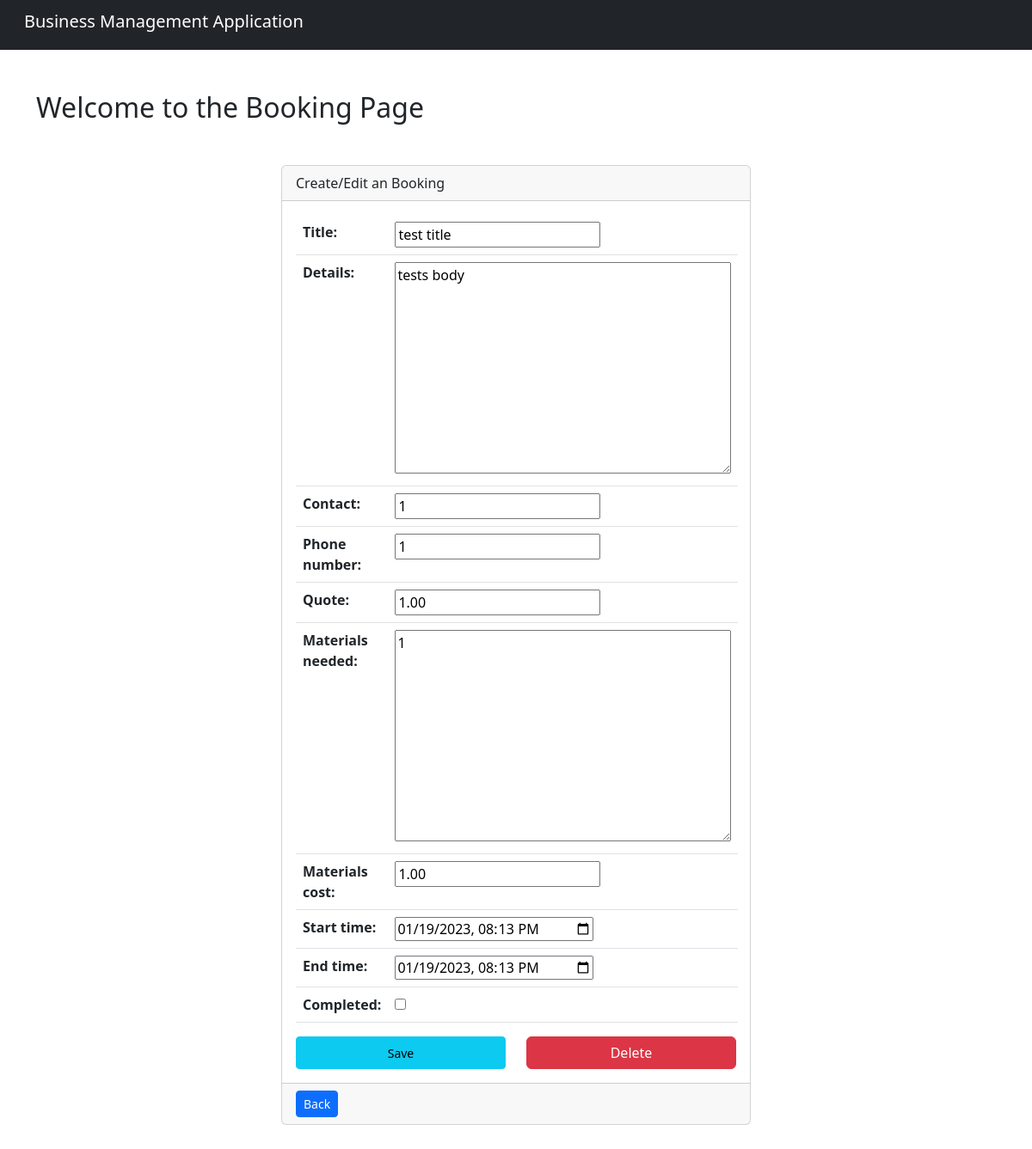
The app's page /calendar/event/edit/1/, older data.
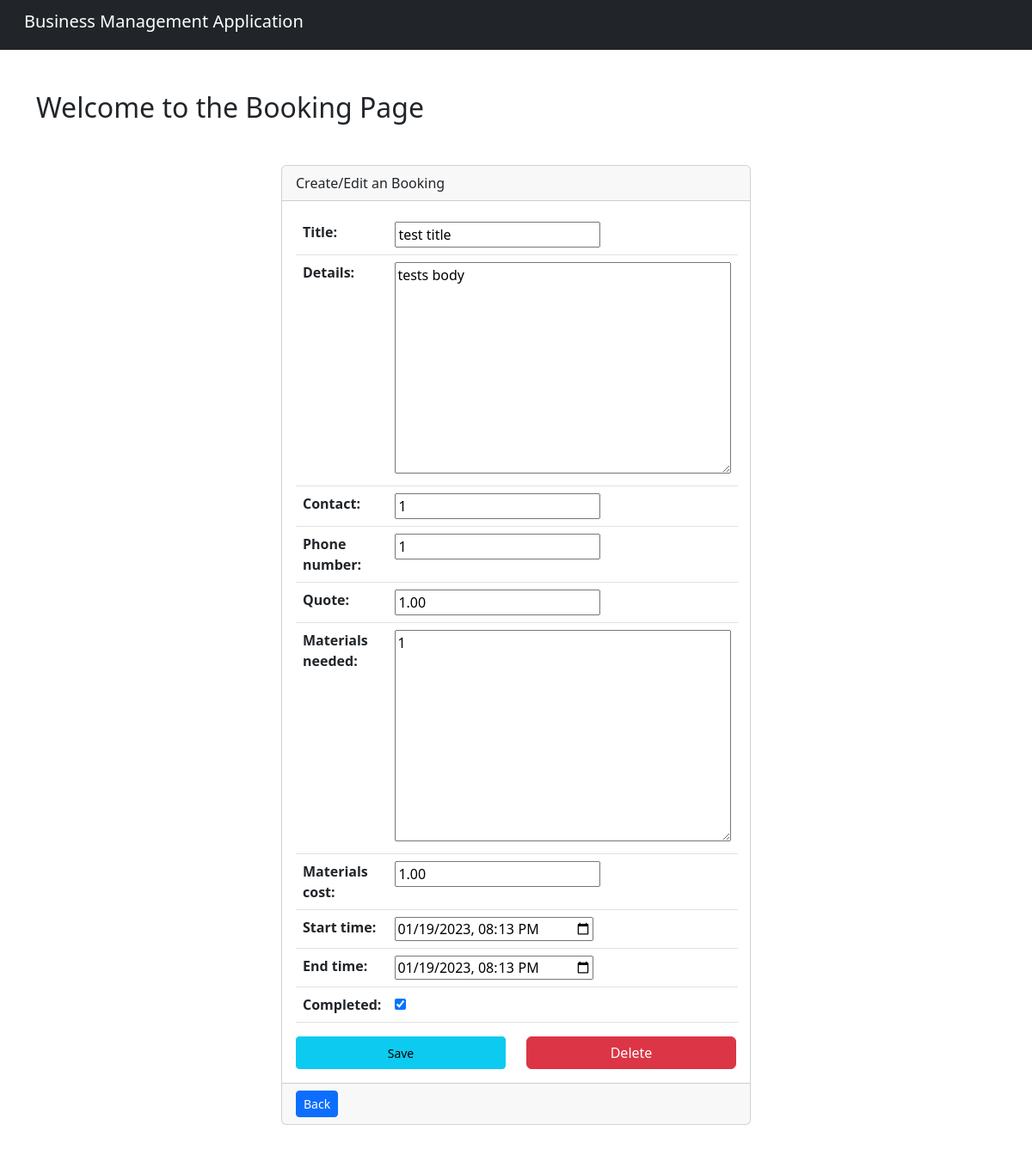
The same page, newer data.
### calendar_component/models.py (models this page shows, shortened)
class Booking(models.Model):
    title = models.CharField(max_length=200)
    details = models.TextField()
    contact = models.CharField(max_length=200)
    phone_number = models.CharField(max_length=15)
    quote = models.DecimalField(max_digits=5, decimal_places=2)
    materials_needed = models.TextField()
    materials_cost = models.DecimalField(max_digits=5, decimal_places=2)
    start_time = models.DateTimeField()
    end_time = models.DateTimeField()
    completed = models.BooleanField(default=False)

### calendar_component/views.py (the view)
# urls.py: path('event/edit/<int:event_id>/', views.event, name='event_edit'),
def event(request, event_id=None):
    if event_id:
        event = get_object_or_404(Booking, pk=event_id)
    else:
        event = Booking()
    if request.method == 'POST':
        if 'delete' in request.POST:
            event.delete()
            return HttpResponseRedirect(reverse('calendar_component:calendar'))
        else:
            form = BookingForm(request.POST, instance=event)
            if form.is_valid():
                form.save()
                return HttpResponseRedirect(reverse('calendar_component:calendar'))
    else:
        form = BookingForm(instance=event)
    return render(request, 'event.html', {'form': form})

### calendar_component/forms.py
class BookingForm(forms.ModelForm):
    completed = forms.BooleanField(required=False) # adding completed to the form as a bool
    class Meta:
        model = Booking
        widgets = {
            'start_time': forms.DateInput(attrs={'type': 'datetime-local'}, format='%Y-%m-%dT%H:%M'),
            'end_time': forms.DateInput(attrs={'type': 'datetime-local'}, format='%Y-%m-%dT%H:%M'),
        }
        fields = '__all__' # making sure all feilds are filled in on the form
    def __init__(self, *args, **kwargs): # when the form is created it will set the date and time
        super(BookingForm, self).__init__(*args, **kwargs)
        self.fields['start_time'].input_formats = ('%Y-%m-%dT%H:%M',)
        self.fields['end_time'].input_formats = ('%Y-%m-%dT%H:%M',)

### calendar_component/templates/event.html (shortened to what this page needs)
{% extends 'base.html' %}
{% load static %}
{% block content %}
<div class="row">
    <div class="col">
        <div class="item_list_heading mb-5">
            <h1 class="fs-2">Welcome to the Booking Page</h1>
        </div>
    </div>
</div>
<div class="row">
    <div class="col-md-6 mx-auto">
        <div class="card">
            <div class="card-header">Create/Edit an Booking</div>
            <div class="card-body">
                <form method="post">
                    <div class="form-group">
                        <table class="table">
                            {{ form }}
                        </table>
                    </div>
                    <div class="row d-flex justify-content-center">
                        <div class="col-6 d-flex justify-content-center">
                            <button type="submit" class="btn btn-sm btn-info w-100">Save</button>
                        </div>
                        <div class="col-6 d-flex justify-content-center">
                            {% if form.instance.pk %}
                                <input type="submit" name="delete" value="Delete" class="btn btn-danger w-100">
                            {% endif %}
                        </div>
                    </div>
                </form>
            </div>
            <div class="card-footer">
                <a href="{% url 'calendar_component:calendar' %}" class="btn btn-sm btn-primary">Back</a>
            </div>
        </div>
    </div>
</div>
{% endblock content %}

Row changes from the older to the newer data that the page shows:
changed Booking "test title": completed "☐" → "☑"
